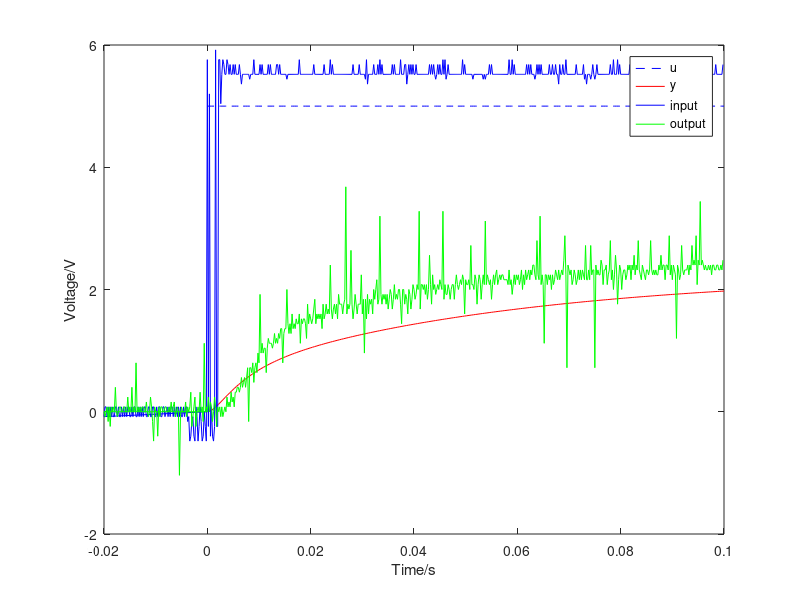

The MATLAB script that drew this image:
pkg load control;

clear;

R1=470e3;
R2=100e3;
R3=2e3;
R4=7.5e3;
C1=10e-6;
C2=1e-6;
K=1.03;
TE=1.3267e-3;
TM=0.0909;

A=csvread("102310in.csv");

G=tf([C1*R3*K*R2*R4 K*R2*R4], [TE*TM*C2*R1*R3*R4 R1*R3*(TE*TM+(TE+TM)*C2*R4) R1*R3*(TE+TM+C2*R4)+K*C1*R2*R3*R4 (R1*R3+K*R2*R4)]);
stepsize=5;

[y_unit t]=step(G,0.1);
y=y_unit*stepsize;
u=ones(length(t),1)*stepsize;

figure
plot(t,u,'b--',t,y,'r-', A(:,1), A(:,2), 'b-', A(:,1), A(:,3), 'g-')
legend('u','y', 'input', 'output');
xlabel('Time/s');
ylabel('Voltage/V');
